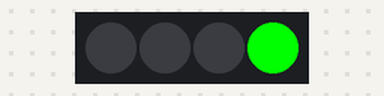
A program run on a simulated BBC micro:bit running MicroPython. Shown: 4 RGB LEDs in strip order, left to right.

Above: at 0.5 s.
At 2.5 s:
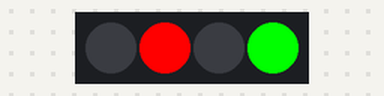
At 3.5 s:
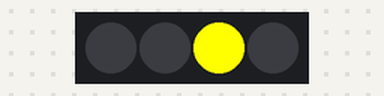
Timing chart, 0 to 4.6 s (numbered marks = the images above):
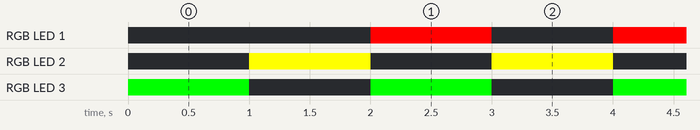

The program:

main.py
```python
#Created By: Evan

#Created on: Sept. 2020

#This program: Uses neopixels for traffic lights loop

from microbit import *
import neopixel
from random import randint

np = neopixel.NeoPixel(pin16, 4)

while True:
    np[3] = (0, 255, 0)
    np.show()
    sleep(1000)
    np.clear()
    np[2] = (255, 255, 0)
    np.show()
    sleep(1000)
    np.clear()
    np[1] = (255, 0, 0)
```

Measured:
- by itself, RGB LED 1: alternates RGB(255, 0, 0) for 1.0 s and off for 1.0 s
- by itself, RGB LED 2: alternates RGB(255, 255, 0) for 1.0 s and off for 1.0 s
- by itself, RGB LED 3: alternates RGB(0, 255, 0) for 1.0 s and off for 1.0 s
